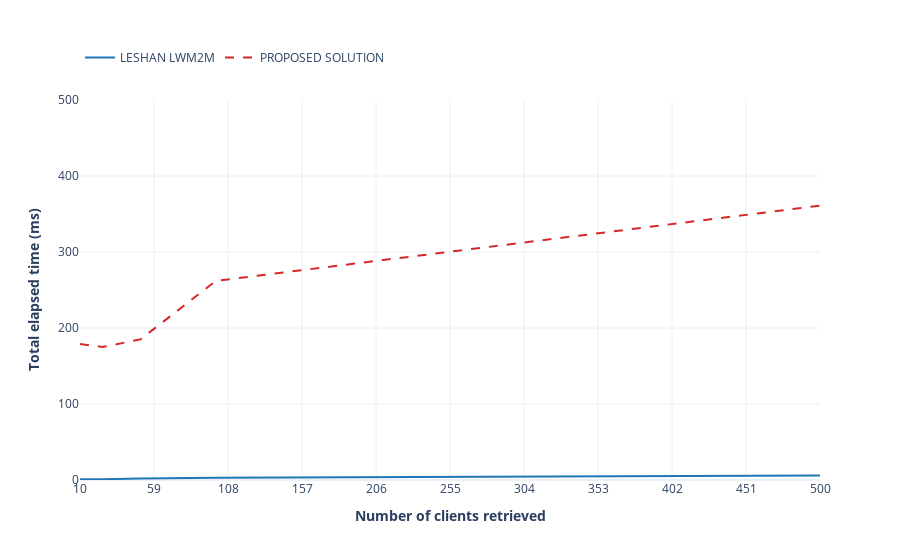

Notebook cell for this chart:
### Markdown cell above
### Eclipse Leshan vs Proposed solution. Get all method

### Code cell
leshan = [1, 1, 2, 3, 6]
proposed = [179, 175, 185, 262, 361]

leshanVsProposed(leshan, proposed)

### Figure 1 — Plotly figure (JSON) as saved in the notebook; plotly's stock layout.template omitted (floating-point values rounded to 4 significant figures)
{"data": [{"line": {"color": "#1f77b4"}, "mode": "lines", "name": "LESHAN LWM2M", "type": "scatter", "x": [10, 25, 50, 100, 500], "y": [1, 1, 2, 3, 6]}, {"line": {"color": "#d62728", "dash": "dash"}, "mode": "lines", "name": "PROPOSED SOLUTION", "type": "scatter", "x": [10, 25, 50, 100, 500], "y": [179, 175, 185, 262, 361]}], "layout": {"legend": {"orientation": "h", "y": 1.15}, "xaxis": {"dtick": 49, "range": [10, 500], "tick0": 10, "title": {"text": "<b>Number of clients retrieved</b>"}}, "yaxis": {"range": [0, 500], "title": {"text": "<b>Total elapsed time (ms)</b>"}}}}
